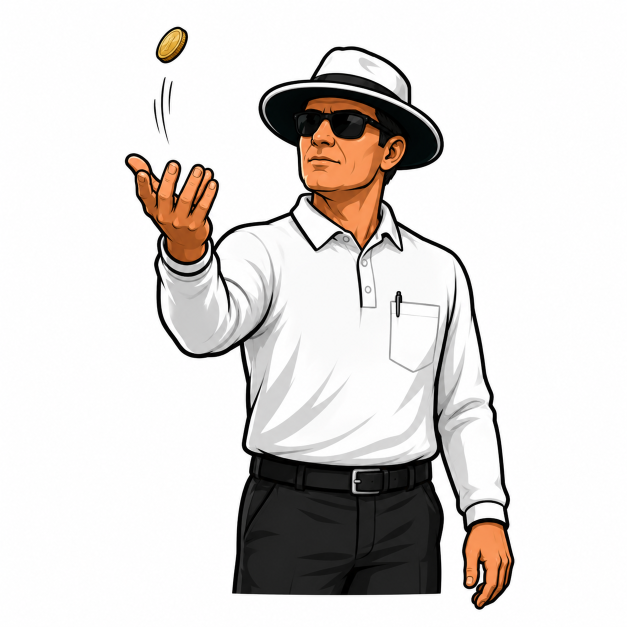
#> input picture toss_image.png, 1254 x 1254 px (shown at 1/2 size); its folder holds only this picture in this run
$ python -i profile_image.py   (imports and definitions only)
#> lines starting #> are read from the running program, lines starting #| are printed output that depends on the picture
### card_image.py
"""Generates the final card PNG from a card DB row + background template.

LAYOUT CONFIG
=============
All pixel positions below are tuned for a 1037 x 1517 template (the size of
the reference template you supplied). If you use a different template size,
either resize your templates to 1037x1517 before adding them with
/bgadder, or scale CANVAS_W/CANVAS_H and re-check the positions below.

Fields drawn: displayname, the foreground cutout, ovr, bat, bowl, country,
role, batting hand and up to two playstyle logos. There is no data field for
things like a signature or a hand-written tagline, so those decorative extras
from the sample card are intentionally left out.

LAYERING: background -> player cutout -> bottom stats panel (restored from
the template so the player stands BEHIND it) -> optional custom panel
overlay image (added via /paneladder, put on a card via /editcard, moved
with /panelfixer) -> text and logos. The custom panel overlay is ALWAYS
drawn after the foreground cutout, so the foreground always sits behind it,
never in front.
"""

from __future__ import annotations

import asyncio
import hashlib
import io
from pathlib import Path
from urllib.parse import urlsplit

import aiohttp
from PIL import Image, ImageDraw, ImageFont

from card_db import get_playstyle_logo, get_panel, get_country_logo, FOREGROUNDS_DIR
from card_narratives import ROLE_CARD_WORD, HAND_CARD_WORD

CANVAS_W, CANVAS_H = 1037, 1517

_HERE = Path(__file__).parent


def _find_font(name: str) -> Path:
    """Look in ./fonts/ first, then next to this file (where the TTFs actually live)."""
#> called with name = 'display_bold.ttf'
    for folder in (_HERE / "fonts", _HERE):
        if (folder / name).is_file():
            return folder / name
#> `picture = cv2.imread('toss_image.png', cv2.IMREAD_GRAYSCALE)`:
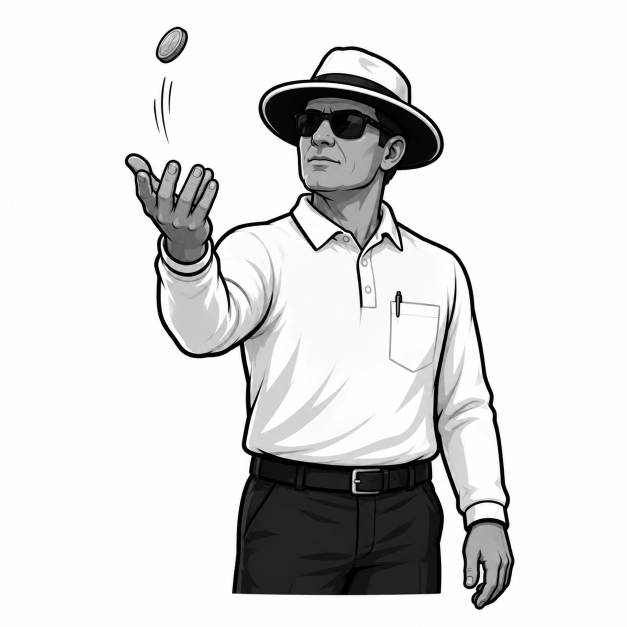
#> picture: shape (1254, 1254) (shown at 1/2 size); min 0, max 255, mean 219.2
    return _HERE / "fonts" / name


FONT_DIR = _HERE / "fonts"
# Drop bold display TTFs in cardmaker/fonts/ with these exact names, or the
# code falls back to Pillow's built-in font (works, but looks plain).
FONT_DISPLAY_BOLD = _find_font("display_bold.ttf")     # stat numbers / OVR (Jersey M54)
FONT_LABEL = _find_font("label.ttf")                   # small caps labels
# Display name (top-left) ONLY: Montserrat ExtraBold. Put Montserrat-ExtraBold.ttf in the
# repo root renamed to name_font.ttf. If the file is missing the name falls back to display_bold.ttf.
FONT_NAME = _find_font("name_font.ttf")

GOLD = (222, 180, 90, 255)
WHITE = (240, 240, 245, 255)

# ── Foreground fit box: the cutout is scaled to fit inside this box, kept
# centered on the X axis, anchored near the bottom of the box, THEN the
# per-card offset_x/offset_y (from /foregroundfixer) is applied on top. ──
FG_BOX = {"x": 90, "y": 230, "w": 860, "h": 980}

DISPLAYNAME_POS = (55, 168)     # left edge x, BASELINE y of the name (was 238, moved 70px up)
DISPLAYNAME_SIZE = 120          # per-card size from /cardlayout is stored relative to this
# Montserrat is much wider than Bebas Neue, so the stored size (default 120) is scaled down.
# /cardlayout namesizebig / namesizesmall still work (they change the stored size).
NAME_FONT_SCALE = 0.75
NAME_COLOR = WHITE
NAME_MAX_W = CANVAS_W - 2 * 55  # the name is shrunk automatically if it is wider than this
NAME_MIN_SIZE = 30

STAT_LEFT_CENTER = (150, 1290)   # left hexagon number
STAT_RIGHT_CENTER = (890, 1290)  # right hexagon number
STAT_NUMBER_SIZE = 260
STAT_LABEL_SIZE = 40
STAT_LABEL_OFFSET_Y = 65         # label sits this many px below the number (BATTING/BOWLING, moved up 40px)

ROLE_CENTER = (518, 1200)        # role word (BATTER / BOWLER / WICKETKEEPER...) alone in the top centre strip
ROLE_SIZE = 26

# OVR now lives inside the big centre circle: number on top, small "OVR" word under it.
# Number uses the SAME font/size/colour as the BAT / BOWL numbers; the word uses the SAME
# font/size/colour as the BATTING / BOWLING labels and the same gap below the number.
OVR_CENTER = (518, 1320)         # OVR number centre (fixed px for every card)
OVR_SIZE = STAT_NUMBER_SIZE      # same size as the BAT / BOWL numbers
OVR_LABEL_TEXT = "OVR"
OVR_LABEL_OFFSET_Y = 40          # OVR word sits this many px below the number (moved up 65px)

COUNTRY_CENTER = (518, 1465)     # bottom strip: "🇮🇳 India" (moved 10px down)
COUNTRY_SIZE = 30

# ── Bottom stats panel (the boxed strip with the two hexagons + centre band).
# Everything from this row downwards is copied back from the untouched
# template AFTER the cutout is pasted, so the player is hidden behind the
# panel instead of sitting on top of it. If your template's panel top border
# is at a different row, change this one number (border is ~row 1148-1155). ──
PANEL_TOP_Y = 1146
# When True, the cutout is hidden behind the bottom panel (old behaviour).
# When False (default), the cutout is never clipped by the panel.
FG_CLIP_TO_PANEL = False

HAND_CENTER = (518, 1357)        # "RIGHT HAND BAT" / "LEFT HAND BAT", bottom of centre band (moved 9px down)
HAND_SIZE = 20
# The centre circle now holds the OVR, so the "RIGHT HAND BAT" text is not drawn by default.
# Set True to draw it again (it would sit on top of the OVR, so move HAND_CENTER first).
SHOW_HAND_TEXT = False

# ── Country logo: sits just ABOVE the country name. It follows the country
# text (so /cardlayout countryup/down moves both), then the per-card
# /countrylogofixer dx/dy/scale is applied on top. ──
COUNTRY_LOGO_BOX = 46            # logo is fitted inside a square this big
COUNTRY_LOGO_OFFSET_Y = -44      # logo centre is this many px above the country text centre

# ── Custom panel overlay image (added via /paneladder). Fits the same way
# the foreground cutout does: scaled to fit inside this box (keeping aspect
# ratio), centered on X, anchored near the bottom, THEN the per-card
# panelimg_dx/dy/scale (from /panelfixer) is applied on top. Full-width by
# default since a "stats panel" graphic usually spans the card. ──
PANEL_BOX = {"x": 0, "y": 1080, "w": CANVAS_W, "h": CANVAS_H - 1080}

# ── Playstyle logos (Narrative 1 / Narrative 2). ──
# Taken from the AB De Villiers card's manual values (logo1 x+70 y-1 size 90%,
# logo2 x-85 y0 size 97% on the old spots 400/636,1280) with the requested change:
#   Narrative 1: 65 up, 150 left, 25 smaller  -> centre (320, 1214), size 65%
#   Narrative 2: 65 up, 150 right, 25 smaller -> centre (701, 1215), size 72%
# Size is in % of LOGO_BOX (110px): 65% = ~72px, 72% = ~79px (longest side).
# Narrative 1 ALWAYS uses spot 1 and Narrative 2 ALWAYS spot 2, even with one logo.
LOGO_CENTER_1 = (320, 1214)
LOGO_CENTER_2 = (701, 1215)
LOGO_SCALE_1 = 65
LOGO_SCALE_2 = 72
LOGO_BOX = 110                   # logo is fitted inside a LOGO_BOX x LOGO_BOX square
# False = every card (refresh / edit / new) ALWAYS puts both logos exactly at the spots above,
# the old per-card /logofixer values saved in the database are ignored.
# True  = /logofixer values are added on top of these spots again.
LOGO_USE_MANUAL_FIXER = False


# [26 lines left out: functions _font, _draw_centered, _foreground_file, not called in this run]


async def _download_image(url: str) -> Image.Image:
    """Load the foreground from the permanent local folder if we already have
    it; otherwise download it once, save it forever, and use that.
    "local:<path>" = a file kept in the bot folder (My Player photos / silhouette)."""
    if str(url).startswith("local:"):
        return Image.open(Path(__file__).parent / str(url)[6:]).convert("RGBA")
    local = _foreground_file(url)
    if local.exists():
        try:
            return Image.open(local).convert("RGBA")
        except Exception:
            local.unlink(missing_ok=True)   # damaged copy: fetch again
    async with aiohttp.ClientSession() as session:
        async with session.get(url, timeout=aiohttp.ClientTimeout(total=20)) as resp:
            resp.raise_for_status()
            data = await resp.read()
    img = Image.open(io.BytesIO(data)).convert("RGBA")
    try:
        tmp = local.with_suffix(".tmp")
        img.save(tmp, format="PNG")
        tmp.replace(local)
    except Exception as e:
        print(f"[card_image] could not save foreground copy: {e}")
    return img


async def cache_all_foregrounds(cards) -> tuple[int, int, list[str]]:
    """Save every card's foreground into the permanent folder. Cards that are
    already saved cost nothing. Returns (newly_saved, already_saved, failed_names)."""
    new = have = 0
    failed: list[str] = []
    for card in cards:
        try:
            if _foreground_file(card["foreground_link"]).exists():
                have += 1
                continue
            await _download_image(card["foreground_link"])
            new += 1
        except Exception:
            failed.append(card["playername"])
    return new, have, failed


# [101 lines left out: functions _fit_foreground, _col, _load_logo, _load_playstyle_badge, _load_panel, _load_country_logo and 1 more, not called in this run]


# How a background template that is NOT exactly CANVAS_W x CANVAS_H gets fitted:
#   "stretch" - resize it to exactly the canvas, so the WHOLE background stays visible
#               (nothing is cut off). A 3:4 template such as 1098x1460 is squeezed ~10%.
#   "cover"   - keep its shape, fill the canvas and crop whatever overflows (the sides get cut).
# For no cut AND no squeezing, make the background exactly CANVAS_W x CANVAS_H (1037x1517).
BG_FIT_MODE = "stretch"
# "stretch" is only used while the template's shape is within this factor of the canvas's
# shape; a very different shape (e.g. a wide landscape image) would look badly squashed,
# so it falls back to "cover".
BG_MAX_STRETCH = 1.25


# [17 lines left out: function _cover_to_canvas, not called in this run]


async def generate_card_image(card_row, background_local_path: str) -> io.BytesIO:
    """Build the final PNG for a card DB row. Returns an in-memory PNG.

    Only the foreground download needs the event loop (network I/O). Every
    other step below is CPU-bound Pillow work (opening/resizing/compositing
    images, drawing several text fields with font rendering, saving the
    PNG) — running that inline on the event loop would block ALL other
    Discord interactions (other users' commands, gateway heartbeats) for
    as long as it takes, which is what was causing random
    "Unknown Message"/"Unknown interaction" 404s on followup.send() across
    the bot, not just on this command. So we download the foreground async,
    then hand the rest off to a worker thread via asyncio.to_thread.
    """
    fg = await _download_image(card_row["foreground_link"])
    # Style 2 (set with /cardstats) has its own renderer and ignores the background
    # template. Imported here, not at the top, because card_style2 imports helpers
    # from this file (a top-level import would be circular).
    import card_style2
    if _col(card_row, "card_style") == "style2" or card_style2.CARD_SHAPE == "full":   # Full Size = every card
        from card_style2 import build_card_style2
        return await asyncio.to_thread(build_card_style2, card_row, fg)
    return await asyncio.to_thread(_build_card_image_sync, card_row, background_local_path, fg)


# [173 lines left out: function _build_card_image_sync, not called in this run]

### profile_image.py
"""rcprofile image: team name, avatar, ranked tier, match record, top 3 cards, favourite,
collection and coins. 1080 x 1350, chamfered frame like the Full Size cards.

Entry point: build_profile_image(data) -> io.BytesIO (PNG). `data` keys:
    team, manager, avatar (bytes or None), tier, stars, matches, wins,
    cards (list of image paths, best first, up to 3), favourite, owned, total, coins
"""
from __future__ import annotations

import io
import math
from pathlib import Path

from PIL import Image, ImageDraw, ImageFilter, ImageFont

import card_image as ci

FILENAME = "profile.png"
W, H = 1080, 1350
WHITE, DIM = (245, 246, 250, 255), (170, 182, 210, 255)
CYAN = (110, 215, 255)
TIER_COLORS = {
    "Bronze": (214, 138, 80), "Silver": (205, 212, 224), "Gold": (246, 204, 96),
    "Platinum": (110, 215, 255), "Legendary": (255, 120, 60), "Ruby": (255, 70, 110),
}
CARD_RATIO = 1517 / 1037
_BG: list = []


# [31 lines left out: functions _font, _fit, _spaced, fmt_short, not called in this run]


def _background() -> Image.Image:
    if _BG:
        return _BG[0].copy()
    small = Image.new("RGB", (W // 4, H // 4))
#> small: PIL image 270x337 RGB; every value is 0
    px = small.load()
    for y in range(small.height):
        for x in range(small.width):
            t = min(1, math.hypot(x - small.width * 0.5, y - small.height * 0.3) / (small.width * 0.95)) ** 1.1
            px[x, y] = (int(30 - 25 * t), int(46 - 38 * t), int(98 - 78 * t))
    img = small.resize((W, H), Image.BICUBIC).convert("RGBA")
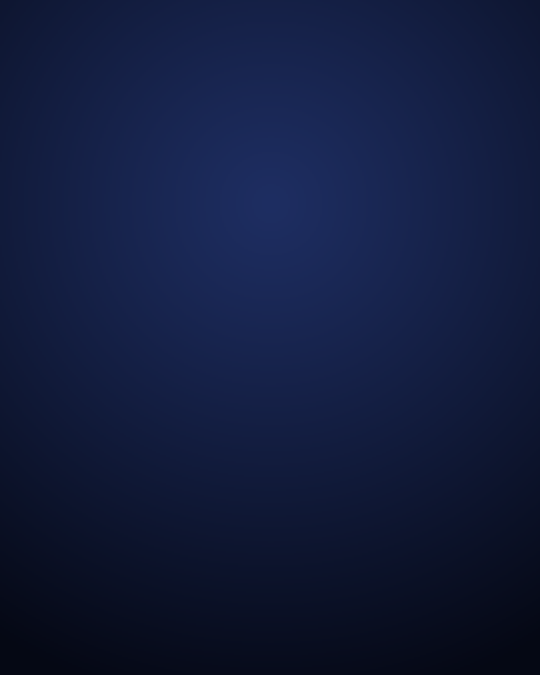
#> img: PIL image 1080x1350 RGBA (shown at 1/2 size); mean R, G, B, A 17.7, 27.5, 60.6, 255
    fx = Image.new("RGBA", (W, H), (0, 0, 0, 0))
#> fx: PIL image 1080x1350 RGBA; every value is 0
    fd = ImageDraw.Draw(fx)
    for off, a in ((0, 150), (30, 70)):
        fd.polygon([(W + 40 - off, 260 + off), (W - 260 - off, -40 + off), (W - 272 - off, -40 + off),
                    (W + 40 - off, 272 + off)], fill=CYAN + (a,))
    img.alpha_composite(fx)
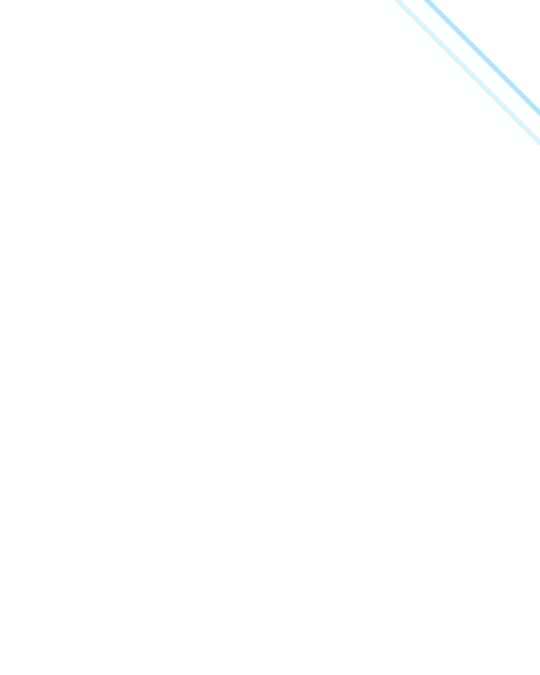
#> fx: PIL image 1080x1350 RGBA (shown at 1/2 size); mean R, G, B, A 0.5, 1, 1.2, 0.5; transparent parts drawn white
    _BG.append(img)
    return img.copy()


# [26 lines left out: functions _avatar, _card, not called in this run]


def build_profile_image(data: dict) -> io.BytesIO:
    img = _background()
    d = ImageDraw.Draw(img)
#> (the run stopped early here; a loop or call above may not have finished)

$ run again, on batter_rhb.png
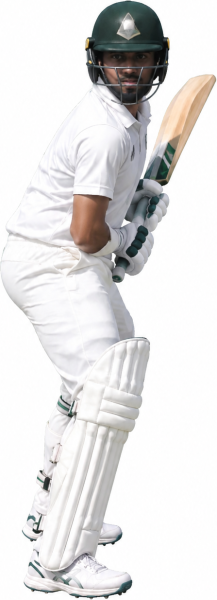
#> input picture batter_rhb.png, 217 x 600 px
#> `picture = cv2.imread('toss_image.png', cv2.IMREAD_GRAYSCALE)`:
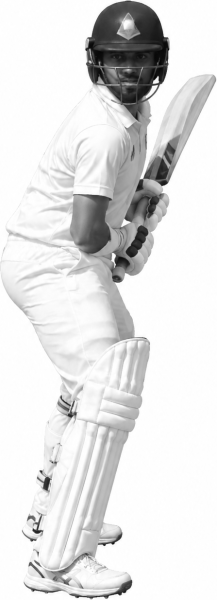
#> picture: shape (600, 217); min 4, max 255, mean 225.2
#> small: PIL image 270x337 RGB; every value is 0
